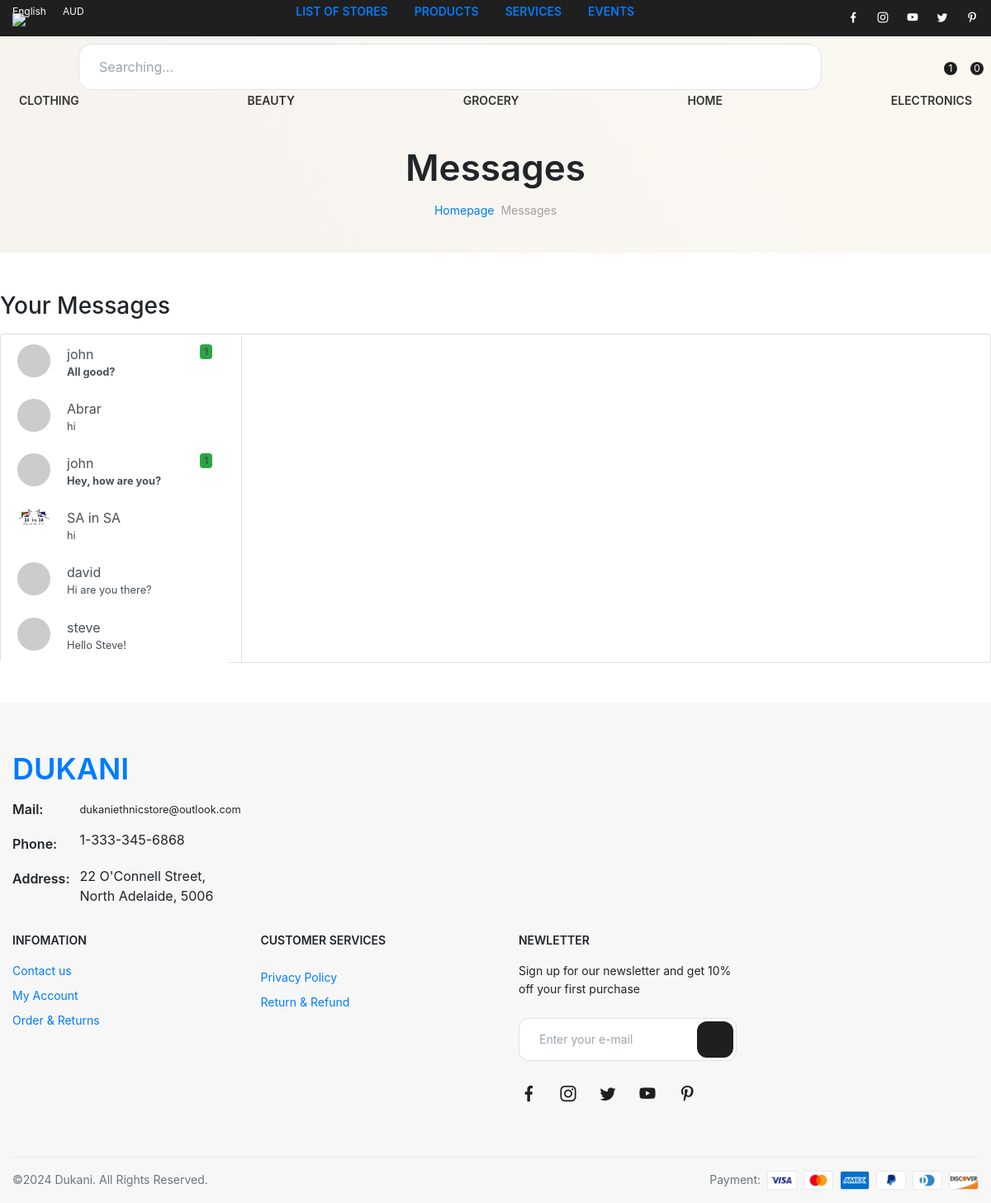
/messages/ (signed in), run on an earlier commit of the app's database.
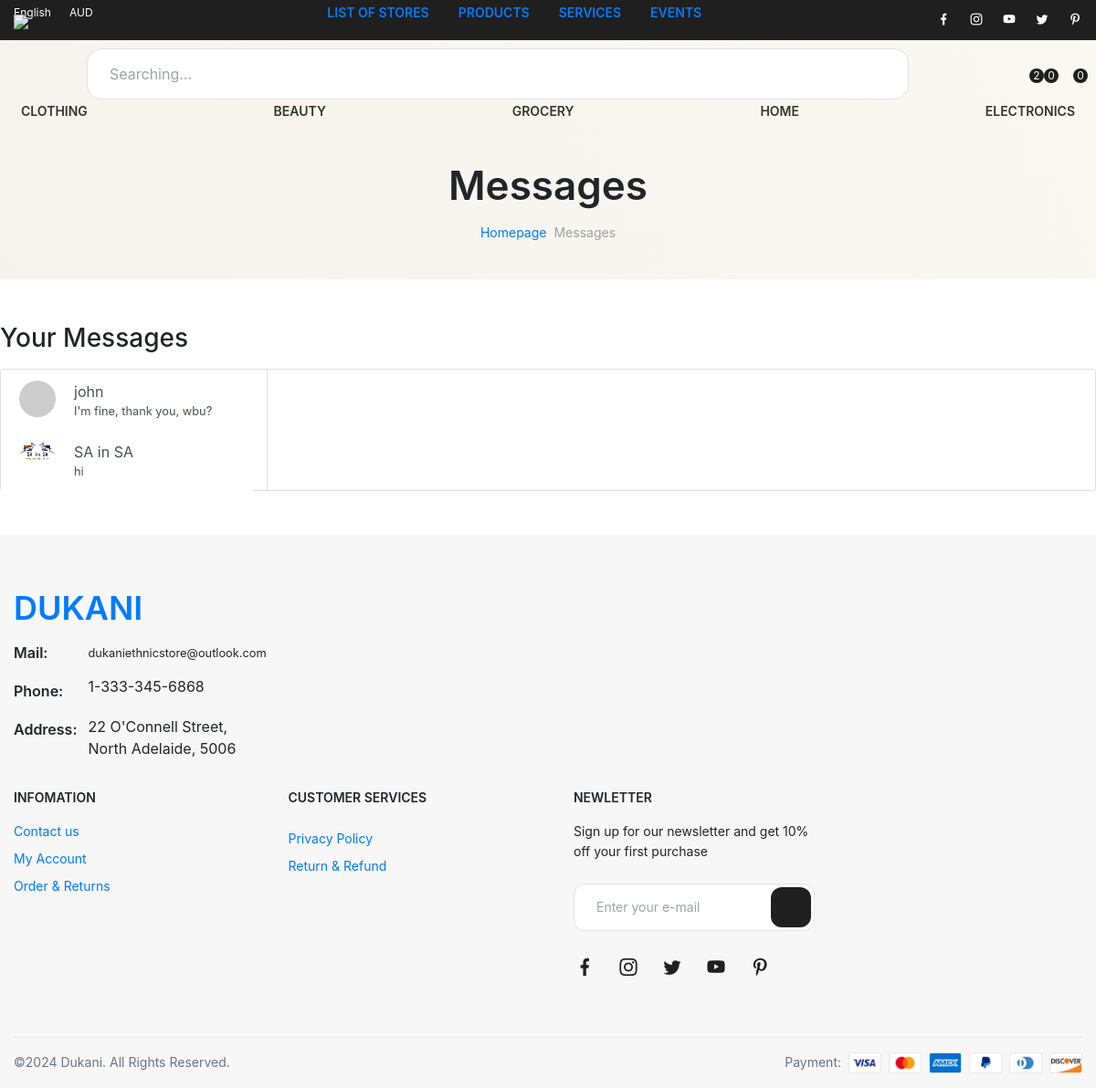
And on a later commit of the database.
### business/models.py (models this page shows, shortened)
class Business(models.Model):
    BUSINESS_TYPE_CHOICES = [
        ('product', 'Product Business'),
        ('service', 'Service Business'),
    ]
    seller = models.OneToOneField(CustomUser, on_delete=models.CASCADE, related_name='business')
    business_name = models.CharField(max_length=100)
    description = models.TextField()
    business_slug = models.SlugField(unique=True, blank=True)
    business_type = models.CharField(max_length=20, choices=BUSINESS_TYPE_CHOICES)
    countries = models.ManyToManyField(Country)
    states = models.ManyToManyField(State)
    address = models.CharField(max_length=200)
    phone = models.CharField(max_length=20)
    website = models.URLField(default='www.website.com')
    email = models.EmailField(default='name@email.com')
    profile_picture = models.ImageField(upload_to='business_profiles/', default='business_profiles/1.jpg')
    banner_image = models.ImageField(upload_to='business_banners/', default='business_profiles/1.jpg')
    is_featured = models.BooleanField(default=False)
    stripe_account_id = models.CharField(max_length=255, blank=True, null=True)

class Message(models.Model):
    sender = models.ForeignKey(CustomUser, related_name='sent_messages', on_delete=models.CASCADE)
    recipient = models.ForeignKey(CustomUser, related_name='received_messages', on_delete=models.CASCADE)
    business = models.ForeignKey(Business, related_name='messages', on_delete=models.CASCADE, null=True)
    content = models.TextField()
    timestamp = models.DateTimeField(auto_now_add=True)
    is_read = models.BooleanField(default=False)

### users/models.py (models this page shows)
class CustomUser(AbstractUser):
    email = models.EmailField(unique=True)
    is_seller = models.BooleanField(default=False)

### business/views.py (the view, shortened to what this page needs)
# urls.py: path('messages/', views.user_messages_view, name='user_messages'),
@login_required
def user_messages_view(request):
    businesses = Business.objects.filter(
        Q(messages__sender=request.user) | Q(messages__recipient=request.user)
    ).distinct()
    user_messages = []
    latest_messages = []
    for business in businesses:
        if request.user == business.seller:
            messages = Message.objects.filter(
                Q(sender=business.seller) | Q(recipient=business.seller)
            ).filter(business=business).order_by('-timestamp')
            for user, chat in itertools.groupby(messages, lambda m: m.recipient if m.sender == request.user else m.sender):
                last_message = next(chat)
                unread_count = Message.objects.filter(recipient=business.seller, sender=user, business=business, is_read=False).count()
                user_messages.append({
                    'business': business,
                    'last_message': last_message,
                    'user': user,
                    'unread_count': unread_count,
                })
                latest_messages.append(last_message)
        else:
            last_message = Message.objects.filter(
                Q(sender=request.user, recipient=business.seller) |
                Q(sender=business.seller, recipient=request.user)
            ).filter(business=business).order_by('-timestamp').first()
            unread_count = Message.objects.filter(recipient=request.user, sender=business.seller, is_read=False).count()
            user_messages.append({
                'business': business,
                'last_message': last_message,
                'unread_count': unread_count,
            })
            latest_messages.append(last_message)
    user_messages = sorted(user_messages, key=lambda um: um['last_message'].timestamp, reverse=True)
    unread_message_counter = sum(msg['unread_count'] for msg in user_messages)
    selected_business = None
    selected_user = None
    messages = []
    context = {
        'user_messages': user_messages,
        'selected_business': selected_business,
        'selected_user': selected_user,
        'messages': messages,
        'unread_message_counter': unread_message_counter,
    }
    return render(request, 'business/user_messages.html', context)

### business/context_processors.py (called while the page is built)
def cart_data(request):
    if request.user.is_authenticated:
        cart_items = Cart.objects.filter(user=request.user)
        total_price = sum(item.product.price * item.quantity for item in cart_items)
        item_prices = defaultdict(float)
        cart_variations = defaultdict(list)
        for item in cart_items:
            item_price = item.product.price * item.quantity
            item_prices[item.id] = item_price
            variations = CartItemVariation.objects.filter(cart=item)
            cart_variations[item.id] = [v.product_variation.value for v in variations]
    else:
        cart_items = []
        total_price = 0
        item_prices = {}
        cart_variations = {}
    return {
        'cart_items': cart_items,
        'total_price': total_price,
        'item_prices': item_prices,
        'cart_variations': cart_variations,
    }

def cart_item_count(request):
    if request.user.is_authenticated:
        cart_items = Cart.objects.filter(user=request.user).aggregate(total_quantity=Sum('quantity'))
        return {'cart_item_count': cart_items['total_quantity'] or 0}
    else:
        return {'cart_item_count': 0}

### business/templates/business/user_messages.html (shortened to what this page needs)
{% extends "business/base.html" %}
{% load static %}
{% block slider %}
<link href="//maxcdn.bootstrapcdn.com/bootstrap/4.1.1/css/bootstrap.min.css" rel="stylesheet" id="bootstrap-css">
<div class="breadcrumb-block style-shared">
    <div class="breadcrumb-main bg-linear overflow-hidden">
        <div class="container lg:pt-[134px] pt-24 pb-10 relative">
            <div class="main-content w-full h-full flex flex-col items-center justify-center relative z-[1]">
                <div class="text-content">
                    <div class="heading2 text-center">Messages</div>
                    <div class="link flex items-center justify-center gap-1 caption1 mt-3">
                        <a href="{% url 'home' %}">Homepage</a>
                        <div class='text-secondary2 capitalize'>Messages</div>
                    </div>
                </div>
            </div>
        </div>
    </div>
</div>
{% endblock slider %}
{% block content %}
<main class="content mt-5 mb-5">
    <div class="container p-0">
        <h1 class="h3 mb-3">Your Messages</h1>
        <div class="card">
            <div class="row g-0">
                <div class="col-12 col-lg-5 col-xl-3 border-right">
                    {% for message in user_messages %}
                        {% if message.user %}
                        <a href="{% url 'user_messages' %}?business_slug={{ message.business.business_slug }}&username={{ message.user.username }}" class="list-group-item list-group-item-action border-0">
                            {% if message.unread_count > 0 %}
                                <div class="badge bg-success float-right">{{ message.unread_count }}</div>
                            {% endif %}
                            <div class="d-flex align-items-start">
                                <img src="https://ui-avatars.com/api/?name={{ message.user.username }}" class="rounded-circle mr-1" width="40px" height="40px">
                                <div class="flex-grow-1 ml-3">
                                    {{ message.user.username }}
                                    {% if message.last_message %}
                                    <div class="small {% if message.unread_count > 0 %}font-weight-bold{% endif %}">{{ message.last_message.content }}</div>
                                    {% else %}
                                    <p>No messages yet.</p>
                                    {% endif %}
                                </div>
                            </div>
                        </a>
                        {% else %}
                        <a href="{% url 'user_messages' %}?business_slug={{ message.business.business_slug }}" class="list-group-item list-group-item-action border-0">
                            <div class="d-flex align-items-start">
                                <img src="{{ message.business.profile_picture.url }}" class="rounded-circle mr-1" width="40px" height="40px">
                                <div class="flex-grow-1 ml-3">
                                    {{ message.business.business_name }}
                                    {% if message.last_message %}
                                    <div class="small {% if message.unread_count > 0 %}font-weight-bold{% endif %}">{{ message.last_message.content }}</div>
                                    {% else %}
                                    <p>No messages yet.</p>
                                    {% endif %}
                                </div>
                            </div>
                        </a>
                        {% endif %}
                    {% endfor %}
                </div>
                    <div class="position-relative">
                        <div class="chat-messages p-4">
                        </div>
                    </div>
                </div>
            </div>
        </div>
</main>
{% endblock content %}

What changed in the data, as far as the page shows it:
removed Business: unread_count "1", user.username "john", last_message.content "All good?", user.username "Abrar", last_message.content "hi", last_message.content "Hey, how are you?", user.username "david", last_message.content "Hi are you there?", user.username "steve", last_message.content "Hello Steve!"
added Business: user.username "john", last_message.content "I'm fine, thank you, wbu?"
Also different on the page:
{{ business_order_count }}: (not shown) → "2"
{{ unread_message_count }}: "1" → "0"
